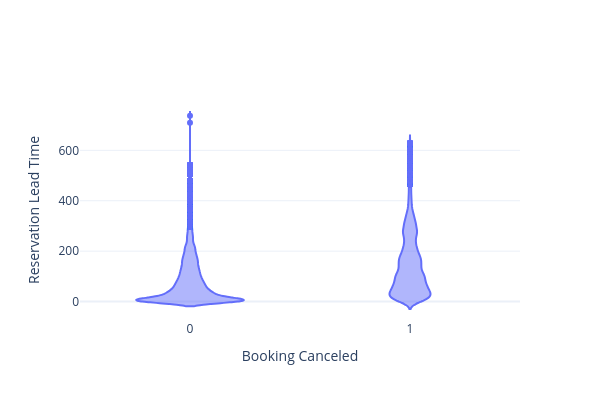

Notebook code cell kept with this figure:
### Markdown cell above
## Violin Plots

Violin plots are a different way to display a distribution. See the plotly documentation for more details.

### Code cell
figure4 = go.Figure(
    go.Violin(
        y=df.lead_time,
        x=df.is_canceled,
    )
)
figure4.update_layout(
    xaxis_title="Booking Canceled",
    yaxis_title="Reservation Lead Time",
    template="plotly_white",
    width=600,
    height=400
)

# Save to image
#buffer = figure4.to_image(format="svg")
#with open('violin.svg', 'wb') as f:
#    f.write(buffer)


#import plotly.io as pio
#pio.write_image(figure4, 'violin.pdf', width=10000, height=10000)

### Figure 1 — Plotly figure (JSON) as saved in the notebook; plotly's stock layout.template omitted (floating-point values rounded to 4 significant figures; data arrays with more than 128 entries replaced by an {"elided": "..."} marker saying what was removed)
{"data": [{"type": "violin", "x": {"elided": "119390 int values"}, "y": {"elided": "119390 int values"}}], "layout": {"height": 400, "width": 600, "xaxis": {"title": {"text": "Booking Canceled"}}, "yaxis": {"title": {"text": "Reservation Lead Time"}}}}
